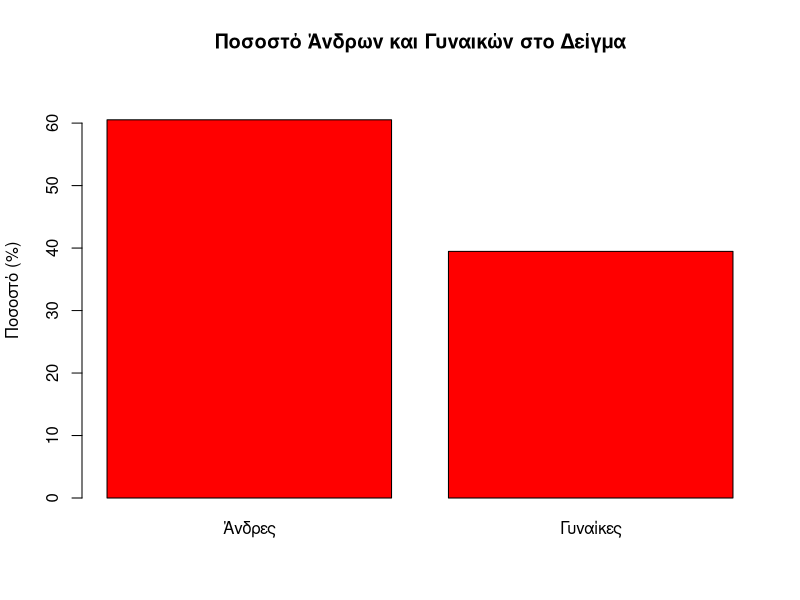
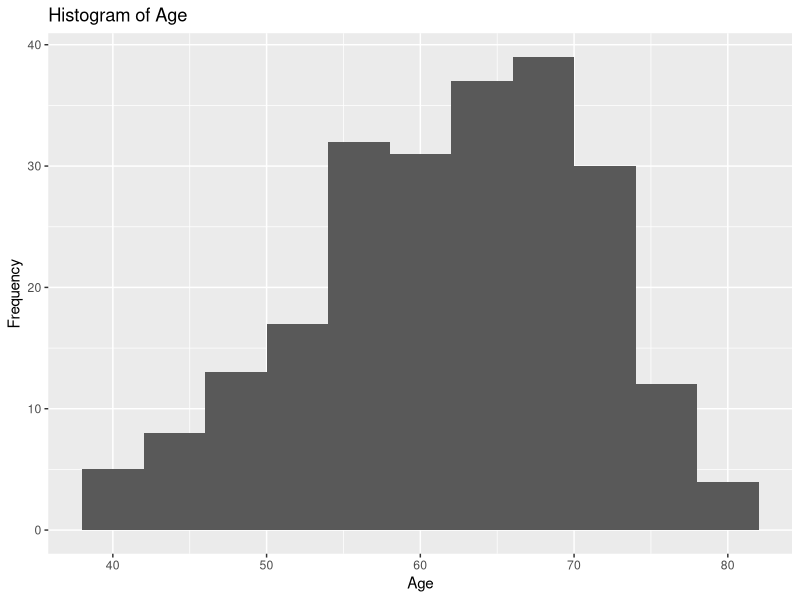
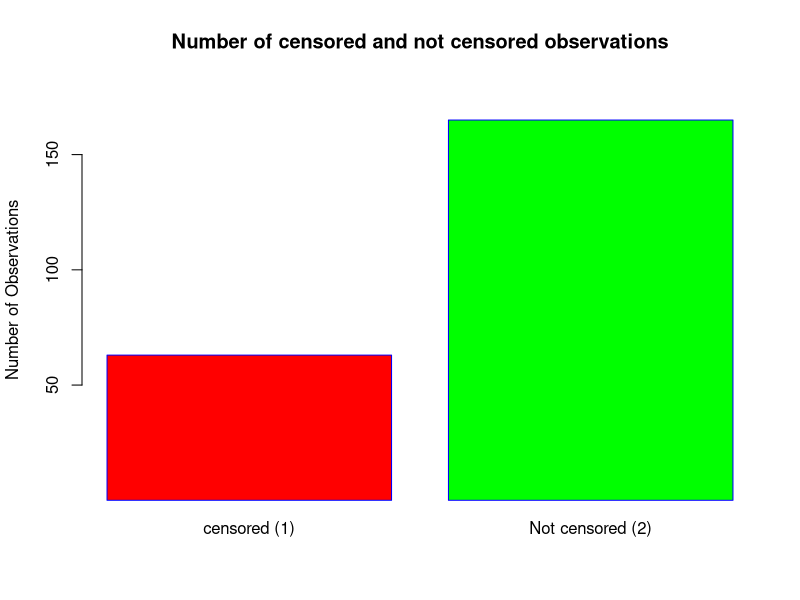
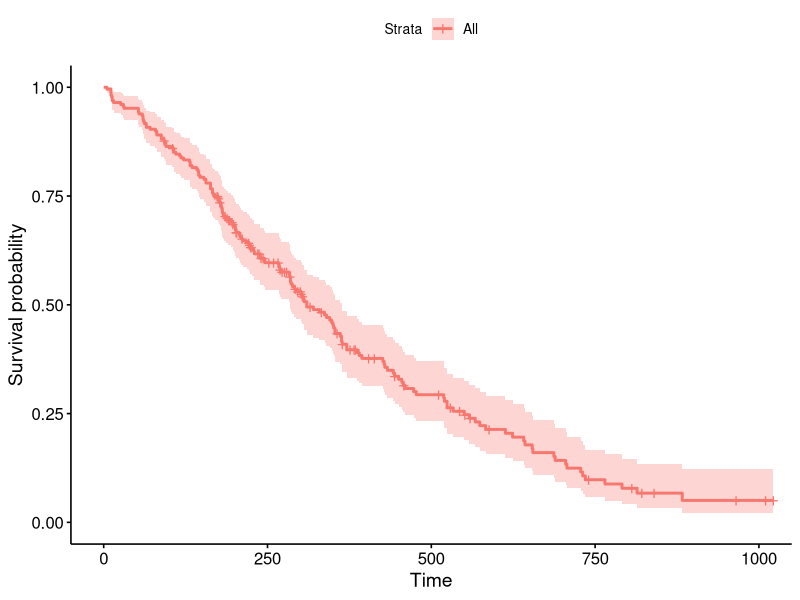
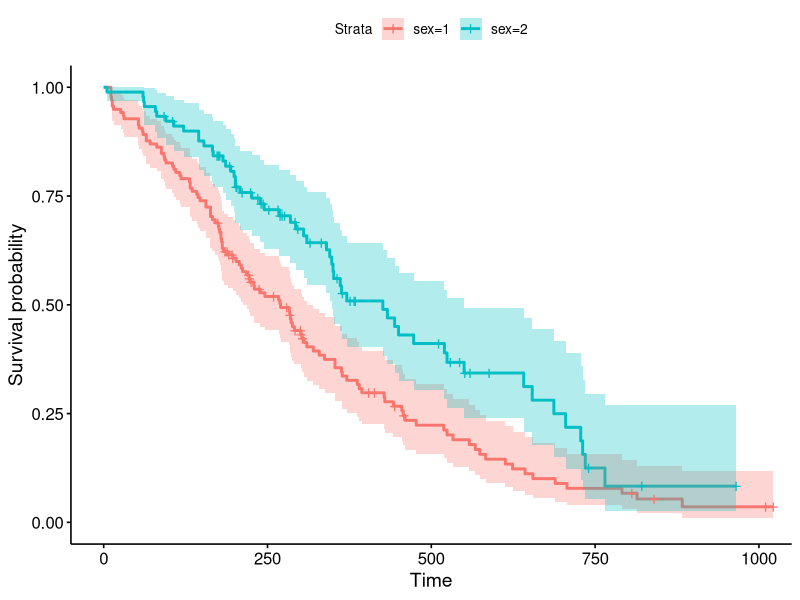
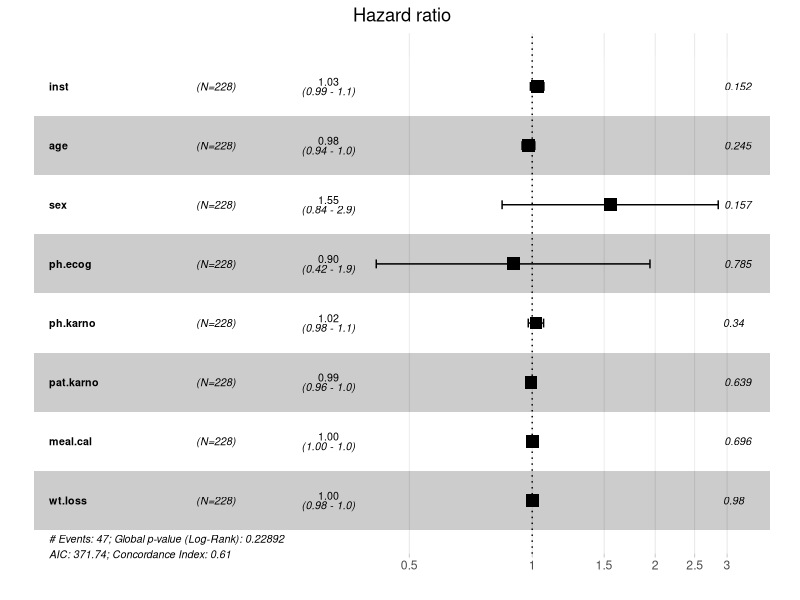
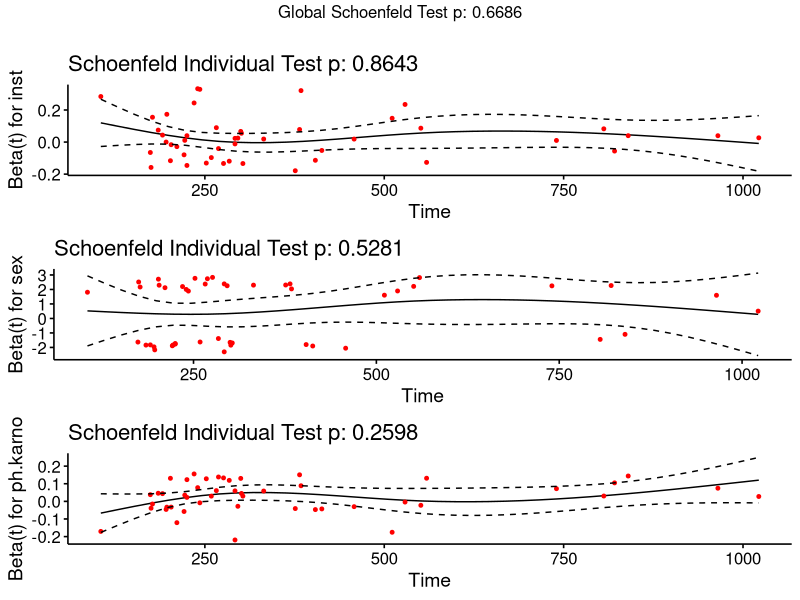
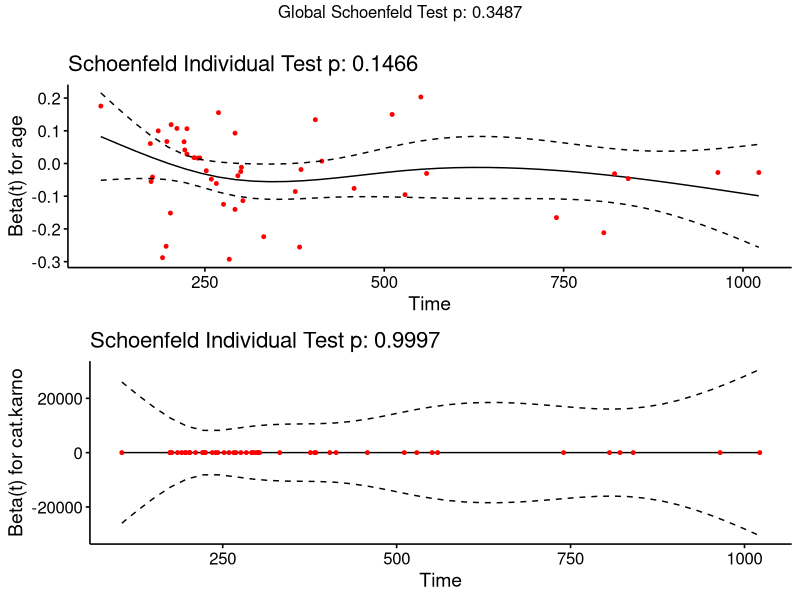

These charts were generated, in order, by the following R code: (Note: this script raises an error after producing the figures.)
## ---- chunk 1
#install.packages("survminer")
#install.packages("survival")
library(survival)
library(survminer)
library(ggplot2)
library(gridExtra)
library(fitdistrplus)
library(MASS)
data<- cancer
summary(data)
cancer$status<- ifelse(cancer$status == 1, 0, 1)
print(cancer)
## ---- chunk 2
percentage_male <- sum(data$sex == "1") / nrow(data) * 100
percentage_female <- sum(data$sex == "2") / nrow(data) * 100
barplot(c(percentage_male, percentage_female), 
        names.arg = c("Άνδρες", "Γυναίκες"), 
        ylab = "Ποσοστό (%)",
        main = "Ποσοστό Άνδρων και Γυναικών στο Δείγμα",
        border = "black", 
        width = 0.8,
        ylim = c(0, max(c(percentage_male, percentage_female)) * 1.1), # Ρύθμιση του ορίου           του άξονα y
        col = "red" 
        )
print(percentage_male)
## ---- chunk 3
#Διακύμανση Ηλικίας
 ggplot(data, aes(x = age)) +
  geom_histogram(binwidth = 4) +
  labs(title = "Histogram of Age", x = "Age", y = "Frequency")

## ---- chunk 4
count_death_2 <- sum(data$status == 2)
count_death_1 <- sum(data$status == 1)

barplot(c(count_death_1, count_death_2), 
        names.arg = c("censored (1)", "Not censored (2)"), 
        ylab = "Number of Observations",
        main = "Number of censored and not censored observations",
        col = c("red", "green"),
        border = "blue",
        ylim = c(1, max(count_death_1, count_death_2) * 1.1)
        )

## ---- chunk 5
#Kaplan-Meier
km <- survfit(Surv( time , status )~ 1, data = cancer )
ggsurvplot ( km, data = cancer )
summary(km)
km$surv


## ---- chunk 6
#Kaplan-Meier
km <- survfit(Surv( time , status )~sex, data = cancer )
ggsurvplot ( km, data = cancer,conf.int = TRUE )
summary(km)
km$surv
## ---- chunk 7
# Δημιουργία του survival object για τη μεταβλητή 'sex'
survsex <- Surv(cancer$time/365, cancer$status)

km_1 <- survfit( survsex ~ cancer$sex, data = cancer,conf.type = "log-log") 

logrank_test <- survdiff(survsex ~ sex, data = cancer, rho=0)
print(logrank_test)
## ---- chunk 8

data(cancer , package = "survival")
cancer$status<- ifelse(cancer$status == 1, 0, 1)


log_Lik_Weib <- function(par, dataT,dataD){
  shape <- par[1]
  scale <- par[2]
  x <- dataT
  d <- dataD
  loglik <-  sum(d*(-(x**shape/scale**shape) - log(scale) +log(shape) + (-1 + shape)*(-log(scale) + log(x)))+(1-d)*(-(x**shape/scale**shape)))
  return(-loglik)
}

optim(c(1,400),log_Lik_Weib,dataT=cancer$time, dataD=cancer$status)

## ---- chunk 9
cmx<-coxph(Surv(cancer$time,cancer$status)~.,data=cancer)
summary(cmx)
ggforest(cmx,data=cancer)
## ---- chunk 10
cancer_nomissing<- na.omit(cancer)
cmxx<-coxph(Surv(cancer_nomissing$time,cancer_nomissing$status)~.,data = cancer_nomissing)
library(MASS)
All_cox <- coxph(Surv(cancer_nomissing$time,cancer_nomissing$status) ~ . , data=cancer_nomissing)
fit0 = coxph(Surv(cancer_nomissing$time, cancer_nomissing$status) ~ 1, data=cancer_nomissing)
fitf = stepAIC(fit0, scope=formula(All_cox), direction="forward", k=2)
summary(fitf)

cmxxx<-coxph(Surv(cancer_nomissing$time,cancer_nomissing$status)~.,data=cancer_nomissing)
summary(cmxxx)
All_cox_back = stepAIC(cmxxx,scope=formula(cmxxx), direction="backward", k=2)

fits = stepAIC(All_cox, direction="both", k=2)
summary(fits)

## ---- chunk 11
res<- residuals(cmx,type='schoenfeld')
summary(res)
## ---- chunk 12
(zph1<- cox.zph(All_cox_back,transform = 'identity'))
ggcoxzph(zph1)
## ---- chunk 13
cancer$cat.karno <- as.factor(ifelse(cancer$ph.karno <= 50, 'A', 
                                     ifelse(cancer$ph.karno > 50, 'B', NA)))

head(cancer)
## ---- chunk 14
cancer_nomissing<- na.omit(cancer)
cmxx<-coxph(Surv(cancer_nomissing$time,cancer_nomissing$status)~.,data = cancer_nomissing)
library(MASS)
All_cox <- coxph(Surv(cancer_nomissing$time,cancer_nomissing$status) ~ . , data=cancer_nomissing)
fit0 = coxph(Surv(cancer_nomissing$time, cancer_nomissing$status) ~ 1, data=cancer_nomissing)
fitf = stepAIC(fit0, scope=formula(All_cox), direction="forward", k=2)
summary(fitf)

cmxxx<-coxph(Surv(cancer_nomissing$time,cancer_nomissing$status)~.,data=cancer_nomissing)
summary(cmxxx)
All_cox_back = stepAIC(cmxxx,scope=formula(cmxxx), direction="backward", k=2)

fits = stepAIC(All_cox, direction="both", k=2)
summary(fits)

## ---- chunk 15
(zph2<- cox.zph(All_cox_back,transform = 'identity'))
## ---- chunk 16
ggcoxzph(zph2)
## ---- chunk 17
ggcoxdiagnostics(All_cox_back, type = "dfbeta", linear.predictions = F)
## ---- chunk 18
# Calculate Schoenfeld residuals
resid_schoenfeld <- residuals(All_cox_back, type = "schoenfeld")

# Print the structure of resid_schoenfeld
print(str(resid_schoenfeld))

# Print the first few rows of resid_schoenfeld to inspect
print(head(resid_schoenfeld))

# Find observations with large negative Schoenfeld residuals for the fifth predictor
large_negative_resid <- which(resid_schoenfeld[,2] > 0.74)

# Print the indices of the large negative residuals
print(large_negative_resid)

# Check if large_negative_resid is not empty
if (length(large_negative_resid) > 0) {
  # Subset the 'cancer' dataset to include only those observations
  cancer_subset <- cancer[large_negative_resid, ]
  print(cancer_subset)
} else {
  print("No observations with Schoenfeld residuals less than -10 for the fifth predictor.")
}

summary(resid_schoenfeld[,2])
## ---- chunk 19
View(cancer)
## ---- chunk 20
ggcoxdiagnostics(fits, type = 'dfbeta' , linear.predictions = TRUE)
## ---- chunk 21
ggcoxdiagnostics(fits, type = "dfbeta",
                 linear.predictions = FALSE, ggtheme = theme_bw())
## ---- chunk 22
resid_dfbeta <- residuals(fits, type = "dfbeta")
which(resid_dfbeta[,4]< -0.002)
lung[which(resid_dfbeta[,4]< -0.002),]
